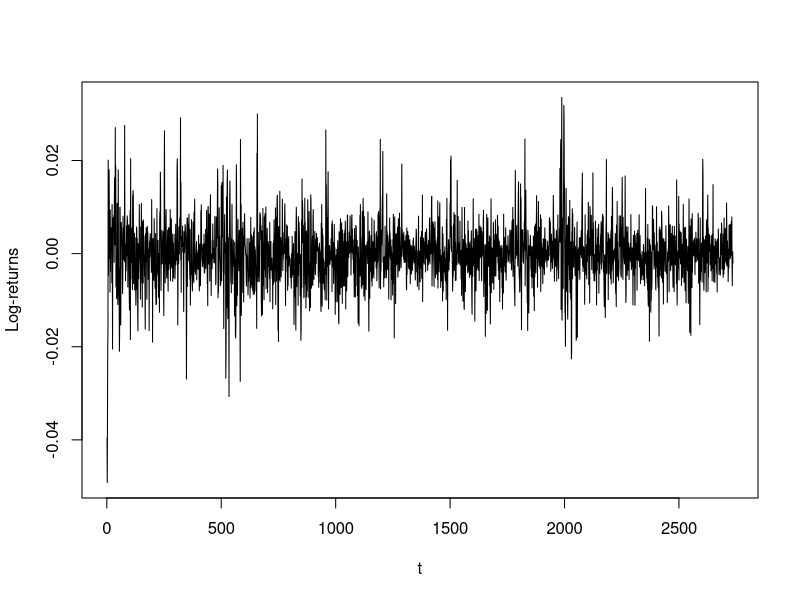

This chart was generated by the following R code:
# SUPPLEMENTARY CODE FOR THE MASTER PROJECT: 
# Uncertainty, Risk and Volatility ́in Financial Markets

# This script imports and differentiate the MADEX data.

# Import and differenciate original data.
market_index <- read.csv("MADEX.csv")[4228:6964, ]
log_returns <- diff(log(market_index$Instrument))

# Visualizing MADEX's log-returns.
plot(log_returns, type="l", xlab = "t", ylab = "Log-returns")